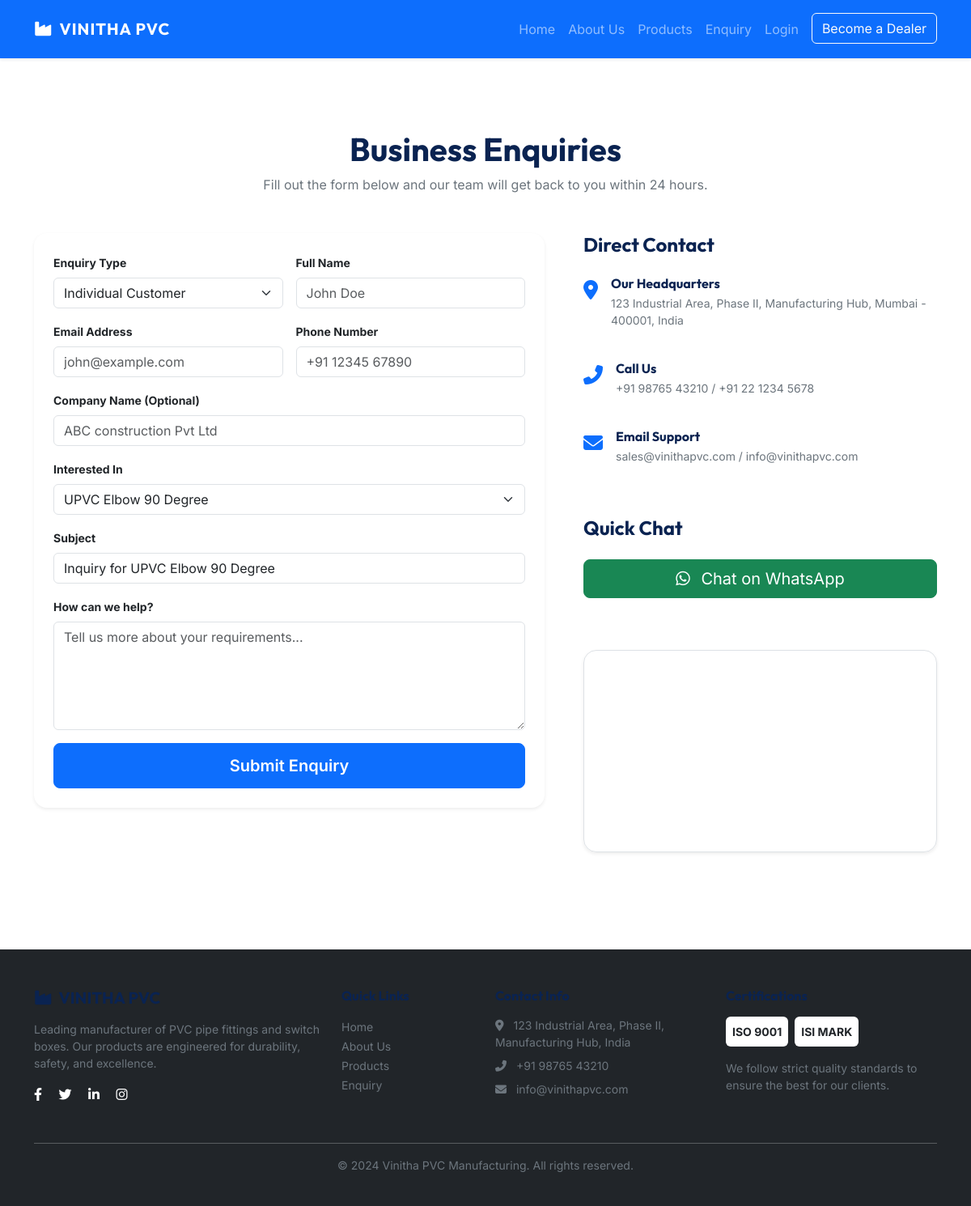
Screenshot of /enquiry?product_id=1 with the database file from the repository.
### models/models.py (models this page shows)
class Product(db.Model):
    __tablename__ = 'products'
    id = db.Column(db.Integer, primary_key=True)
    category_id = db.Column(db.Integer, db.ForeignKey('categories.id'))
    name = db.Column(db.String(200), nullable=False)
    description = db.Column(db.Text)
    specifications = db.Column(db.JSON)
    material = db.Column(db.String(100))
    size_range = db.Column(db.String(100))
    application = db.Column(db.String(255))
    image_url = db.Column(db.String(255))
    datasheet_url = db.Column(db.String(255))
    is_featured = db.Column(db.Boolean, default=False)
    views = db.Column(db.Integer, default=0)
    created_at = db.Column(db.DateTime, default=datetime.utcnow)
    updated_at = db.Column(db.DateTime, default=datetime.utcnow, onupdate=datetime.utcnow)

### routes/main.py (the view, shortened to what this page needs)
@main_bp.route('/enquiry', methods=['GET', 'POST'])
def enquiry():
    product_id = request.args.get('product_id', type=int)
    product = None
    if product_id:
        product = Product.query.get(product_id)
    return render_template('enquiry.html', product=product)

### templates/enquiry.html (shortened to what this page needs)
{% extends "layout.html" %}
{% block content %}
<section class="py-5">
    <div class="container py-4">
        <div class="text-center mb-5">
            <h1 class="fw-bold">Business Enquiries</h1>
            <p class="text-secondary">Fill out the form below and our team will get back to you within 24 hours.</p>
        </div>
        <div class="row g-5">
            <div class="col-lg-7">
                <div class="card border-0 shadow-sm rounded-4 p-4">
                    <form action="{{ url_for('main.enquiry') }}" method="POST">
                        <div class="row g-3">
                            <div class="col-md-6">
                                <label class="form-label small fw-bold">Enquiry Type</label>
                                <select name="type" class="form-select">
                                    <option value="individual">Individual Customer</option>
                                </select>
                            </div>
                            <div class="col-md-6">
                                <label class="form-label small fw-bold">Full Name</label>
                                <input type="text" name="name" class="form-control" placeholder="John Doe" required>
                            </div>
                            <div class="col-md-6">
                                <label class="form-label small fw-bold">Email Address</label>
                                <input type="email" name="email" class="form-control" placeholder="john@example.com"
                                    required>
                            </div>
                            <div class="col-md-6">
                                <label class="form-label small fw-bold">Phone Number</label>
                                <input type="tel" name="phone" class="form-control" placeholder="+91 12345 67890"
                                    required>
                            </div>
                            <div class="col-12">
                                <label class="form-label small fw-bold">Company Name (Optional)</label>
                                <input type="text" name="company_name" class="form-control"
                                    placeholder="ABC construction Pvt Ltd">
                            </div>
                            <div class="col-12">
                                <label class="form-label small fw-bold">Interested In</label>
                                <select name="product_id" class="form-select">
                                    {% if product %}
                                    <option value="{{ product.id }}" selected>{{ product.name }}</option>
                                    {% endif %}
                                </select>
                            </div>
                            <div class="col-12">
                                <label class="form-label small fw-bold">Subject</label>
                                <input type="text" name="subject" class="form-control" placeholder="Bulk order query"
                                    value="{% if product %}Inquiry for {{ product.name }}{% endif %}" required>
                            </div>
                            <div class="col-12">
                                <label class="form-label small fw-bold">How can we help?</label>
                                <textarea name="message" class="form-control" rows="5"
                                    placeholder="Tell us more about your requirements..." required></textarea>
                            </div>
                            <div class="col-12">
                                <button type="submit" class="btn btn-primary btn-lg w-100">Submit Enquiry</button>
                            </div>
                        </div>
                    </form>
                </div>
            </div>
            <div class="col-lg-5">
                <div class="mb-5">
                    <h4 class="fw-bold mb-4">Direct Contact</h4>
                    <div class="d-flex mb-4">
                        <div class="me-3 fs-4 text-primary"><i class="fas fa-map-marker-alt"></i></div>
                        <div>
                            <h6 class="fw-bold mb-1">Our Headquarters</h6>
                            <p class="text-secondary small">123 Industrial Area, Phase II, Manufacturing Hub, Mumbai -
                                400001, India</p>
                        </div>
                    </div>
                    <div class="d-flex mb-4">
                        <div class="me-3 fs-4 text-primary"><i class="fas fa-phone-alt"></i></div>
                        <div>
                            <h6 class="fw-bold mb-1">Call Us</h6>
                            <p class="text-secondary small">+91 98765 43210 / +91 22 1234 5678</p>
                        </div>
                    </div>
                    <div class="d-flex mb-4">
                        <div class="me-3 fs-4 text-primary"><i class="fas fa-envelope"></i></div>
                        <div>
                            <h6 class="fw-bold mb-1">Email Support</h6>
                            <p class="text-secondary small">sales@vinithapvc.com / info@vinithapvc.com</p>
                        </div>
                    </div>
                </div>
                <div class="mb-5">
                    <h4 class="fw-bold mb-4">Quick Chat</h4>
                    <a href="https://wa.me/919876543210" class="btn btn-success btn-lg w-100 mb-3">
                        <i class="fab fa-whatsapp me-2"></i> Chat on WhatsApp
                    </a>
                </div>
                <div class="rounded-4 overflow-hidden border shadow-sm" style="height: 250px;">
                    <iframe
                        src="https://www.google.com/maps/embed?pb=!1m18!1m12!1m3!1d241317.11609823277!2d72.74109995!3d19.08219785!2m3!1f0!2f0!3f0!3m2!1i1024!2i768!4f13.1!3m3!1m2!1s0x3be7c6306644edc1%3A0x5da4ed8f8d648c69!2sMumbai%2C%20Maharashtra!5e0!3m2!1sen!2sin!4v1700000000000!5m2!1sen!2sin"
                        width="100%" height="100%" style="border:0;" allowfullscreen="" loading="lazy"></iframe>
                </div>
            </div>
        </div>
    </div>
</section>
{% endblock %}

### static/css/style.css (style rules this page uses)
:root { --primary-color: #0d6efd; --secondary-color: #198754; --dark-blue: #0a2351; --light-bg: #f8f9fa; --accent-color: #20c997; --font-heading: 'Outfit', sans-serif; --font-body: 'Inter', sans-serif; }
body { font-family: var(--font-body); background-color: #ffffff; color: #333; }
h1, h2, h3, h4, h5, h6 { font-family: var(--font-heading); color: var(--dark-blue); font-weight: 700; }
.btn-primary { padding: 12px 25px; font-weight: 600; border-radius: 8px; }

### rows the page displays
Product: product_id "UPVC Elbow 90 Degree", subject "Inquiry for UPVC Elbow 90 Degree"
